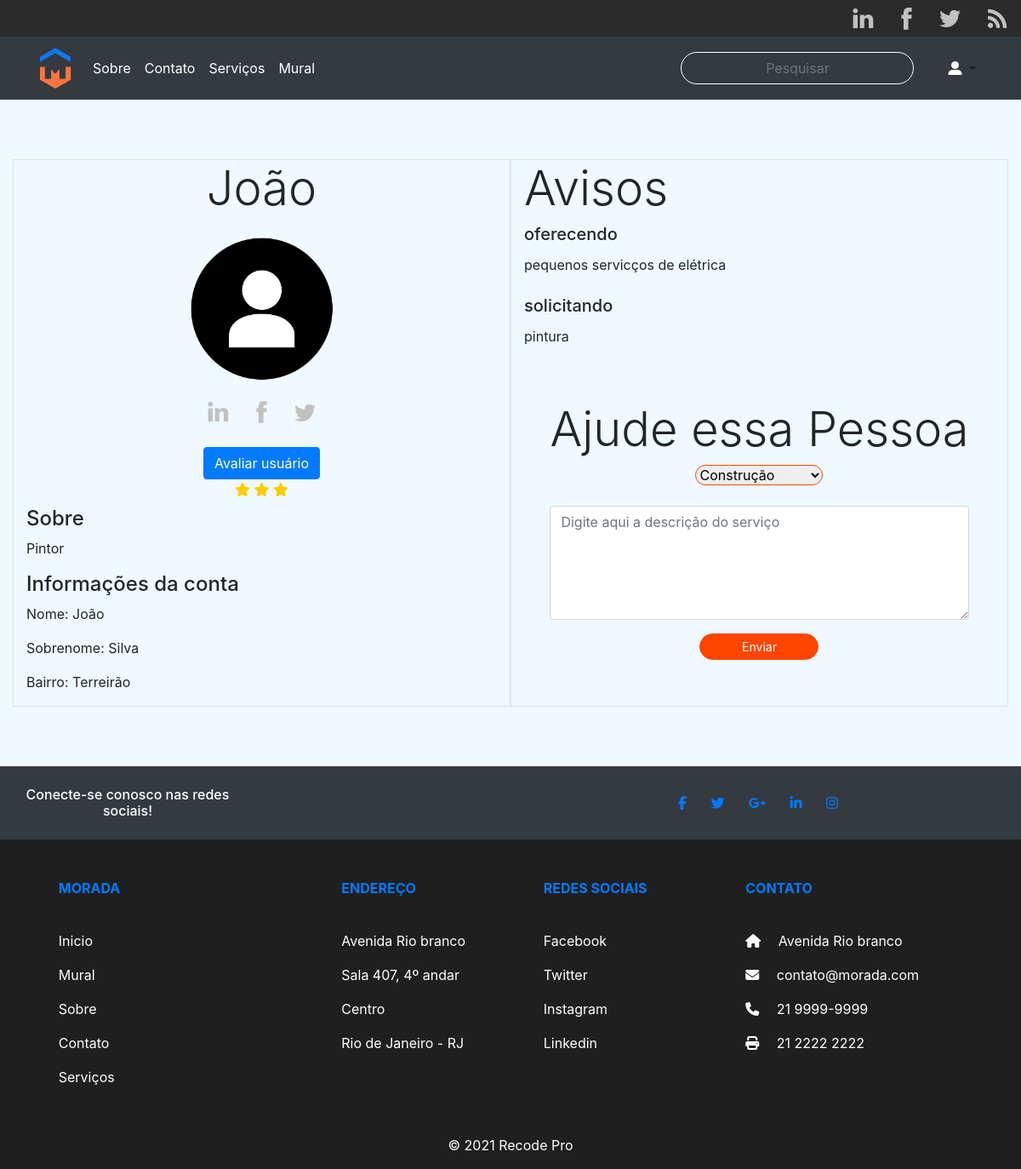
/perfilpublico.php?id=2, run on an earlier commit of the app's database.
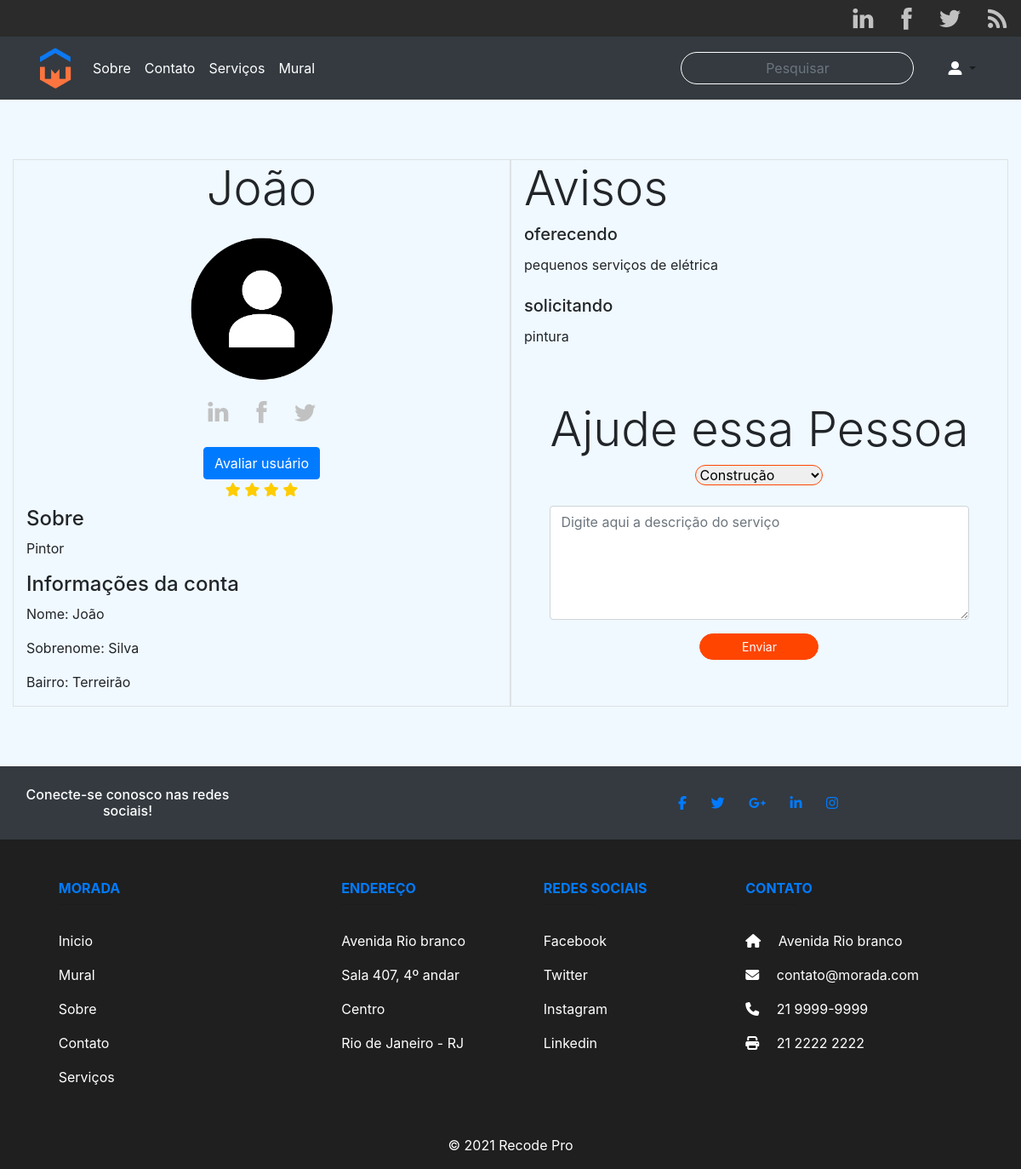
And on a later commit of the database.
### tables this page shows
CREATE TABLE `servicos` (
  `idservicos` int NOT NULL AUTO_INCREMENT,
  `usuario` int DEFAULT NULL,
  `tipo` varchar(45) DEFAULT NULL,
  `categoria` varchar(45) DEFAULT NULL,
  `descricao` varchar(700) DEFAULT NULL,
  `email` varchar(45) DEFAULT NULL,
  `parceiro` varchar(100) DEFAULT NULL,
  `mensagem` varchar(500) DEFAULT NULL,
  PRIMARY KEY (`idservicos`),
  KEY `fk_servicos_idx` (`usuario`),
  CONSTRAINT `fk_servicos` FOREIGN KEY (`usuario`) REFERENCES `usuarios` (`idusuario`)
);

### perfilpublico.php (the view, shortened to what the changed rows need)
<?php
include('./php/actions/conexaodb.php');
$id = filter_input(INPUT_GET, 'id', FILTER_SANITIZE_NUMBER_INT);
$query = "SELECT * FROM usuarios JOIN servicos ON usuarios.idusuario = servicos.usuario WHERE idusuario = $id ; ";
$query2 ="SELECT * FROM usuarios WHERE idusuario = $id;";
$result2 = $conn->query($query2);
$data2 = mysqli_fetch_assoc($result2);
?>
<!DOCTYPE html>
<html lang="en">
<head>
    <link rel="stylesheet" type="text/css" href="./css/main.css">
    <link rel="stylesheet" type="text/css" href="./css/avaliacao.css">
    <link rel="stylesheet" href="https://stackpath.bootstrapcdn.com/bootstrap/4.1.3/css/bootstrap.min.css">
    <link rel="stylesheet" href=" http://netdna.bootstrapcdn.com/font-awesome/4.0.3/css/font-awesome.min.css">
</head>
<?php
require "./php/includes/menu.php";
?>
<body>
    <div class="container-fluid">
        <div class="container-fluid" style="margin-bottom:70px; margin-top:70px;">
            <div class="row">
                <div class="col-sm border">
                    <main>
                        <div>
                            <div class="estrelas">
                                <div>
                                <?php if($data2['estrela']) {
                                    $ava = $data2['estrela']; ?>
                                <?php
                                if ($ava > 0 and $ava < 2) { ?>
                                    <label for="estrela_cinco"><i class="fa"></i></label>
                                    <input type="radio" id="estrela_um" name="estrela" value="1">
                                <?php } else if ($ava > 1 and $ava < 3) { ?>
                                    <label for="estrela_cinco"><i class="fa"></i></label>
                                    <label for="estrela_cinco"><i class="fa"></i></label>
                                <?php } else if ($ava > 2 and $ava < 4) { ?>
                                    <label for="estrela_cinco"><i class="fa"></i></label>
                                    <label for="estrela_cinco"><i class="fa"></i></label>
                                    <label for="estrela_cinco"><i class="fa"></i></label>
                                <?php } else if ($ava > 3 and $ava < 5) { ?>
                                    <label for="estrela_cinco"><i class="fa"></i></label>
                                    <label for="estrela_cinco"><i class="fa"></i></label>
                                    <label for="estrela_cinco"><i class="fa"></i></label>
                                    <label for="estrela_cinco"><i class="fa"></i></label>
                                <?php } else if ($ava > 4 and $ava < 6) { ?>
                                    <label for="estrela_cinco"><i class="fa"></i></label>
                                    <label for="estrela_cinco"><i class="fa"></i></label>
                                    <label for="estrela_cinco"><i class="fa"></i></label>
                                    <label for="estrela_cinco"><i class="fa"></i></label>
                                    <label for="estrela_cinco"><i class="fa"></i></label>
                                <?php }
                                } else {?>
                                    <p>Usuário sem avaliação</p>
                                <?php } ?>
                                </div>
                            </div>
                        </div>
                </div>
                <div class="col-sm border">
                    <?php
                    $result = $conn->query($query);
                    if ($result->num_rows > 0) {
                        while ($row = $result->fetch_assoc()) {
                    ?>
                            <div class="Card" style="width: 18rem;">
                                    <h5 class="card-title"><?php echo $row['tipo'] ?></h5>
                                    <p class="card-text"><?php echo $row['descricao']; ?></p>
                            </div>
                            <br>
                    <?php
                        }
                    } else {
                        echo '<p>' . 'Nenhuma solicitação feita!' . '<p>';
                    }
                    ?>
                </div>
            </div>
        </div>
    </div>
</body>
</html>

What changed in the data, as far as the page shows it:
changed usuarios "João": estrela "3" → "4" (drawn)
changed servicos "oferecendo": descricao "pequenos servicços de elétrica" → "pequenos serviços de elétrica"
